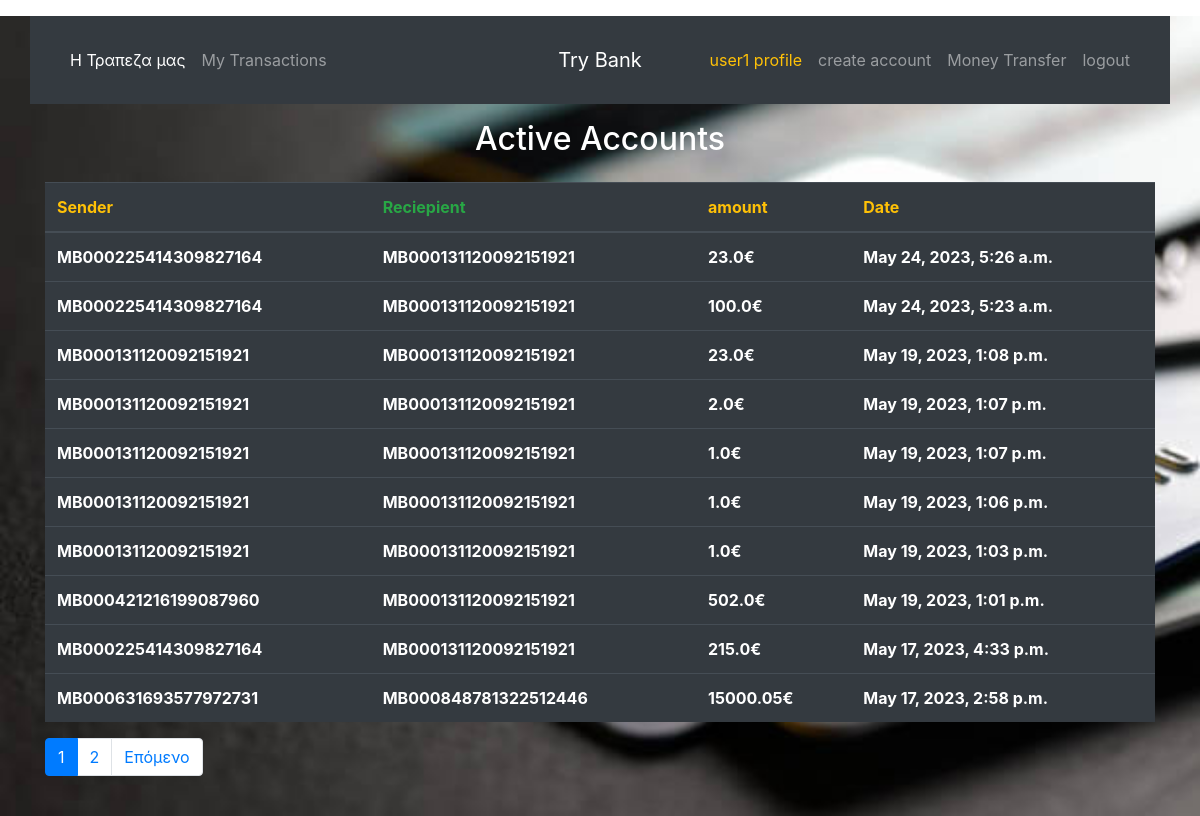
Page /my_transactions/ (signed in) on the earlier database version.
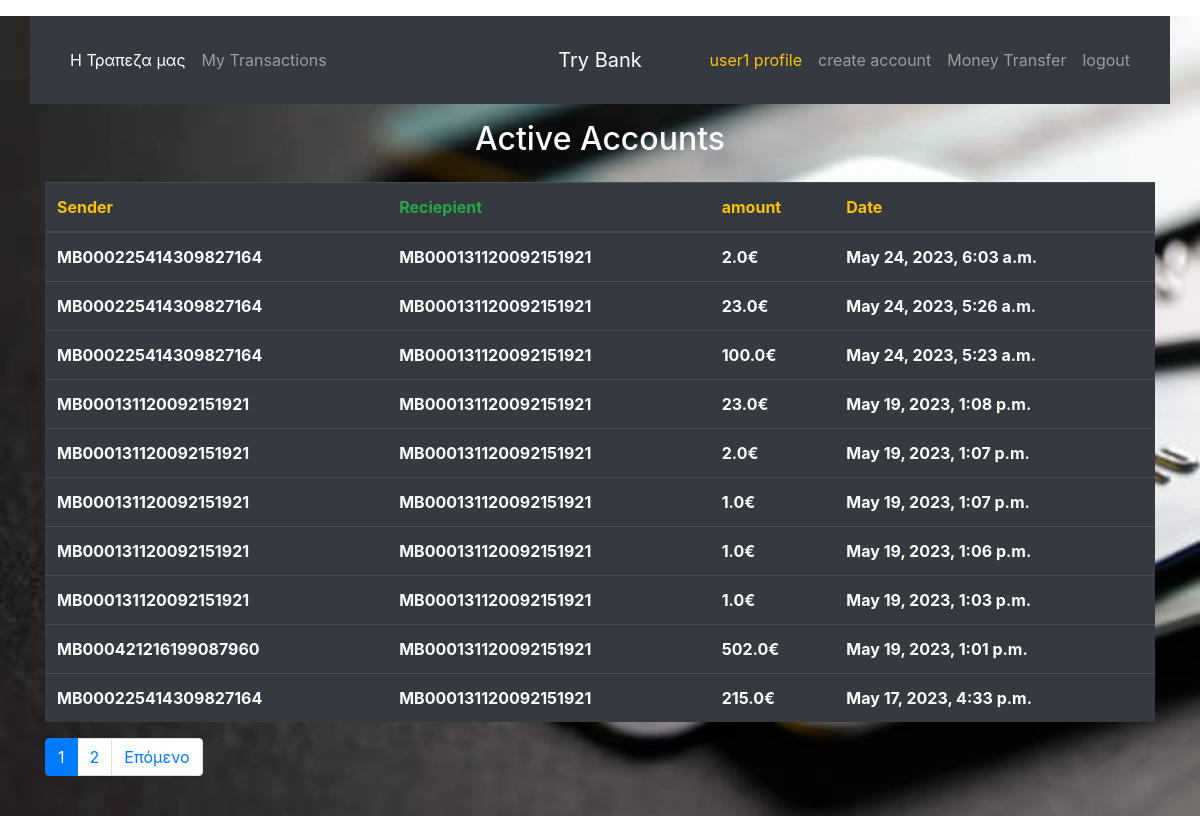
Same page on the later database version.
### customers/models.py (models this page shows, shortened)
class Transactions(models.Model):
    sender_acc = models.ForeignKey(Accounts,on_delete=models.CASCADE, related_name='sender_acc')
    recipient_acc = models.ForeignKey(Accounts, on_delete=models.CASCADE, related_name='recipient_acc')
    amount = models.FloatField()
    date = models.DateTimeField(auto_now_add=True,null=True, blank=True)

class Accounts(models.Model):
    owner = models.ForeignKey(User, on_delete = models.CASCADE)
    acc_number = models.CharField(primary_key=True, max_length=20)
    balance = models.FloatField(default= 0)

### customers/views.py (the view)
# urls.py: path('my_transactions/',views.my_transactions, name= 'my_transactions'),
@login_required()
def my_transactions(request):
    user = request.user
    sender = Accounts.objects.filter(owner= user).all()
    saw_me = Transactions.objects.filter((Q(sender_acc__in=sender) | Q(recipient_acc__in=sender)))
    saw_me = saw_me.order_by('-date')
    paginator = Paginator(saw_me, per_page=10)
    page_number = request.GET.get('page', 1)
    pagin = paginator.get_page(page_number)
    context = {
        'pagin' : pagin,
    }
    return render(request, 'mytransactions.html', context)

### templates/mytransactions.html (shortened to what this page needs)
{% extends 'welcome_page.html' %}
{% block content %}
<div class="container">
    <div>
  <h2 class="text-center text-white">Active Accounts</h2>
    </div>
<div class="mt-4">
  <table class="table table-dark mt-4">
    <thead>
      <tr>
        <th class="text-warning">Sender</th>
        <th class="text-success">Reciepient</th>
        <th class="text-warning">amount</th>
        <th class="text-warning">Date</th>
      </tr>
    </thead>
      {% for object in pagin %}
      <tr>
          <th>{{object.sender_acc.acc_number}}</th>
          <th>{{object.recipient_acc.acc_number}}</th>
          <th>{{object.amount}}€</th>
          <th>{{object.date}}</th>
      </tr>
        {% endfor %}
      </table>
<nav aria-label="...">
  <ul class="pagination mt-3">
<li class="page-item active">
      <span class="page-link">{{pagin.number}}
      </span>
</li>
    {% if pagin.has_next%}
    <li class="page-item"><a class="page-link" href="?page={{pagin.next_page_number}}">{{pagin.next_page_number}}</a></li>
     <li class="page-item">
      <a class="page-link" href="?page={{pagin.next_page_number}}">Επόμενο</a>
       </li>
    {% endif %}
  </ul>
</nav>
</div>
</div>
{% endblock content %}

### templates/welcome_page.html (shortened to what this page needs)
<!DOCTYPE html>
{% load static %}
<html lang="en">
<head>
  <link rel="stylesheet" href="https://cdnjs.cloudflare.com/ajax/libs/font-awesome/4.7.0/css/font-awesome.min.css">
  <link rel="stylesheet" href="https://cdn.jsdelivr.net/npm/bootstrap@4.6.2/dist/css/bootstrap.min.css">
<body>
<div class="bg">
<div class="container p-3 my-3 bg-dark text-white">
  <nav class="navbar navbar-expand-md navbar-dark bg-dark">
    <div class="navbar-collapse collapse w-100 order-1 order-md-0 dual-collapse2">
        <ul class="navbar-nav mr-auto">
            <li class="nav-item active">
                <a class="nav-link" href="{% url 'our_bank' %}">Η Τραπεζα μας</a>
            </li>
            {% if user.is_authenticated %}
            <li class="nav-item">
                <a class="nav-link" href="{% url 'my_transactions' %}">My Transactions</a>
            </li>
        </ul>
        {% endif %}
    </div>
    <div class="mx-auto order-0">
        <a class="navbar-brand mx-auto" href="{% url 'welcome_page' %}">Try Bank</a>
    </div>
    {% if user.is_authenticated %}
    <div class="navbar-collapse collapse w-100 order-3 dual-collapse2">
        <ul class="navbar-nav ml-auto">
            <li class="nav-item">
                <a class="nav-link text-warning" href="{% url 'user_profile' %}">{{user.username}} profile</a>
            </li>
            <li class="nav-item">
                <a class="nav-link " href="{% url 'create_account' %}">create account</a>
            </li>
            <li class="nav-item">
                <a class="nav-link " href="{% url 'transfer3' %}">Money Transfer</a>
            </li>
           <li class="nav-item">
                <a class="nav-link" href="{% url 'logout_user' %}">logout</a>
           </li>
        </ul>
    </div>
      {% endif %}
</nav>
  </div>
{% block content%} {% endblock content%}
  </div>
</body>
</html>

Differences in the rows shown:
no longer on this page (row unchanged): Transactions: sender_acc.acc_number "MB000631693577972731", recipient_acc.acc_number "MB000848781322512446", amount "15000.05", date "May 17, 2023, 2:58 p.m."
added Transactions: sender_acc.acc_number "MB000225414309827164", recipient_acc.acc_number "MB000131120092151921", amount "2.0", date "May 24, 2023, 6:03 a.m."
